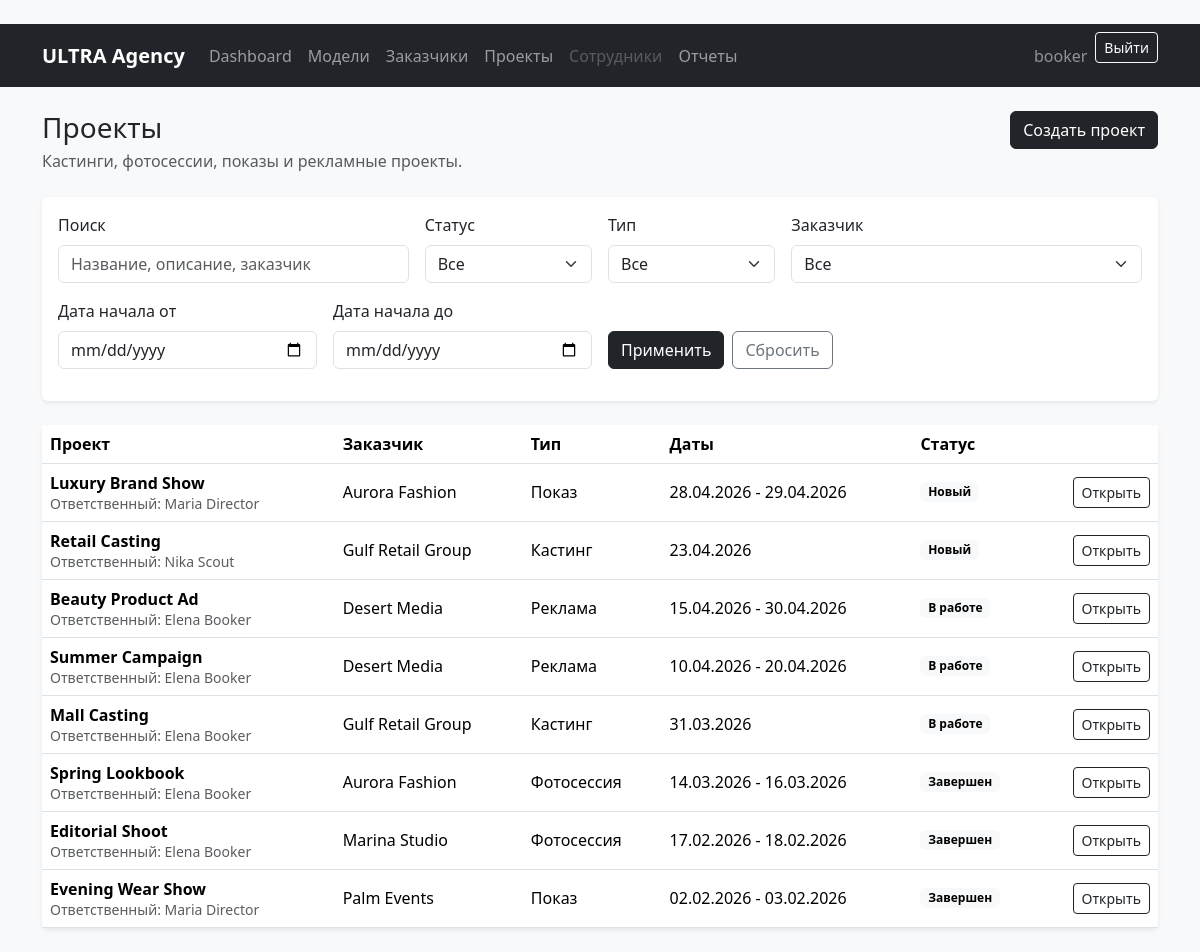
Page /projects/ (signed in) on the earlier database version.
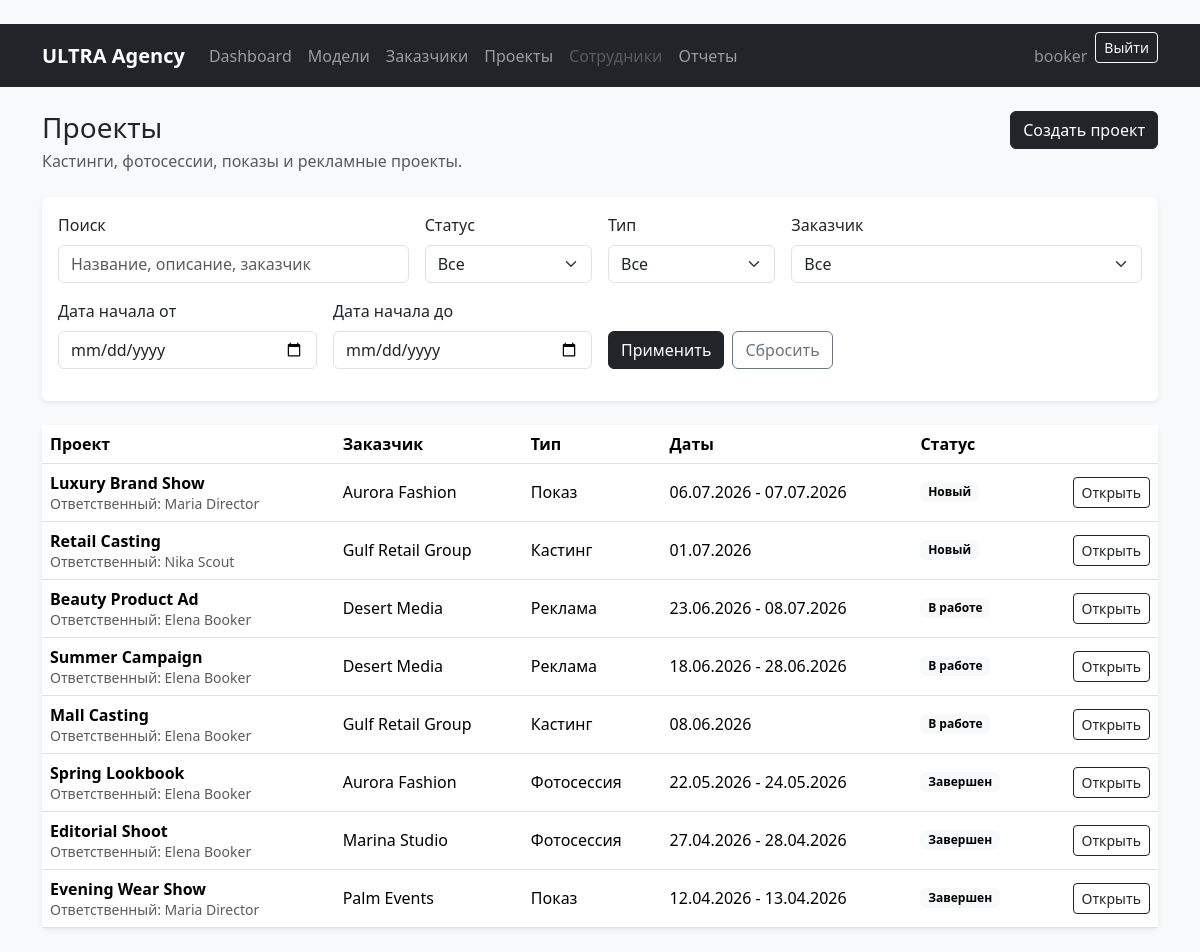
Same page on the later database version.
### projects/models.py (models this page shows, shortened)
class Project(db_models.Model):
    class ProjectType(db_models.TextChoices):
        CASTING = 'casting', 'Кастинг'
        PHOTOSESSION = 'photosession', 'Фотосессия'
        SHOW = 'show', 'Показ'
        ADVERTISING = 'advertising', 'Реклама'
    class Status(db_models.TextChoices):
        NEW = 'new', 'Новый'
        IN_PROGRESS = 'in_progress', 'В работе'
        COMPLETED = 'completed', 'Завершен'
        CANCELED = 'canceled', 'Отменен'
    title = db_models.CharField('Название', max_length=200)
    client = db_models.ForeignKey(
        Client,
        on_delete=db_models.PROTECT,
        related_name='projects',
        verbose_name='Заказчик',
    )
    project_type = db_models.CharField(
        'Тип проекта',
        max_length=20,
        choices=ProjectType.choices,
        default=ProjectType.CASTING,
    )
    description = db_models.TextField('Описание', blank=True)
    start_date = db_models.DateField('Дата начала')
    end_date = db_models.DateField('Дата окончания', null=True, blank=True)
    status = db_models.CharField(
        'Статус',
        max_length=20,
        choices=Status.choices,
        default=Status.NEW,
    )
    budget = db_models.DecimalField(
        'Бюджет / выручка',
        max_digits=12,
        decimal_places=2,
        default=0,
    )
    responsible_employee = db_models.ForeignKey(
        EmployeeProfile,
        on_delete=db_models.SET_NULL,
        null=True,
        blank=True,
        related_name='projects',
        verbose_name='Ответственный сотрудник',
    )
    models = db_models.ManyToManyField(
        ModelCard,
        through='Participation',
        related_name='projects',
        verbose_name='Модели',
        blank=True,
    )
    notes = db_models.TextField('Заметки', blank=True)
    created_at = db_models.DateTimeField('Дата создания', auto_now_add=True)
    updated_at = db_models.DateTimeField('Дата обновления', auto_now=True)
    class Meta:
        verbose_name = 'Проект'
        verbose_name_plural = 'Проекты'
        ordering = ['-start_date', 'title']

### employees/models.py (models this page shows)
class EmployeeProfile(models.Model):
    class Role(models.TextChoices):
        DIRECTOR = 'director', 'Директор агентства'
        BOOKER = 'booker', 'Букер'
        SCOUT = 'scout', 'Скаут'
        ADMIN = 'admin', 'Системный администратор'
    user = models.OneToOneField(
        settings.AUTH_USER_MODEL,
        on_delete=models.CASCADE,
        related_name='employee_profile',
        verbose_name='Пользователь',
    )
    role = models.CharField(
        'Роль',
        max_length=20,
        choices=Role.choices,
        default=Role.SCOUT,
    )
    phone = models.CharField('Телефон', max_length=30, blank=True)
    hire_date = models.DateField('Дата приема', null=True, blank=True)
    is_active = models.BooleanField('Активен', default=True)
    notes = models.TextField('Заметки', blank=True)
    class Meta:
        verbose_name = 'Профиль сотрудника'
        verbose_name_plural = 'Профили сотрудников'
        ordering = ['user__last_name', 'user__first_name', 'user__username']
    def __str__(self):
        full_name = self.user.get_full_name()
        return full_name or self.user.get_username()

### clients/models.py (models this page shows, shortened)
class Client(models.Model):
    name = models.CharField('Название / имя заказчика', max_length=150)
    contact_person = models.CharField('Контактное лицо', max_length=120, blank=True)
    phone = models.CharField('Телефон', max_length=30, blank=True)
    email = models.EmailField('Email', blank=True)
    city = models.CharField('Город', max_length=100, blank=True)
    notes = models.TextField('Заметки', blank=True)
    created_at = models.DateTimeField('Дата добавления', auto_now_add=True)
    updated_at = models.DateTimeField('Дата обновления', auto_now=True)
    class Meta:
        verbose_name = 'Заказчик'
        verbose_name_plural = 'Заказчики'
        ordering = ['name']

### projects/views.py (the view)
# urls.py: path('', ProjectListView.as_view(), name='project_list'),
class ProjectListView(RoleRequiredMixin, ListView):
    model = Project
    template_name = 'projects/project_list.html'
    context_object_name = 'projects'
    paginate_by = 12
    allowed_roles = PROJECT_VIEW_ROLES
    def get_queryset(self):
        queryset = Project.objects.select_related('client', 'responsible_employee')
        query = self.request.GET.get('q', '').strip()
        status = self.request.GET.get('status', '').strip()
        project_type = self.request.GET.get('project_type', '').strip()
        client = self.request.GET.get('client', '').strip()
        start_from = self.request.GET.get('start_from', '').strip()
        start_to = self.request.GET.get('start_to', '').strip()
        if query:
            queryset = queryset.filter(
                Q(title__icontains=query)
                | Q(description__icontains=query)
                | Q(client__name__icontains=query)
            )
        if status:
            queryset = queryset.filter(status=status)
        if project_type:
            queryset = queryset.filter(project_type=project_type)
        if client.isdigit():
            queryset = queryset.filter(client_id=int(client))
        if start_from:
            queryset = queryset.filter(start_date__gte=start_from)
        if start_to:
            queryset = queryset.filter(start_date__lte=start_to)
        return queryset
    def get_context_data(self, **kwargs):
        context = super().get_context_data(**kwargs)
        context['status_choices'] = Project.Status.choices
        context['type_choices'] = Project.ProjectType.choices
        context['clients'] = Client.objects.all()
        context['current_filters'] = self.request.GET.copy()
        context['can_manage_projects'] = user_has_any_role(self.request.user, PROJECT_CRUD_ROLES)
        return context

### core/mixins.py (called while the page is built)
    def test_func(self):
        return user_has_any_role(self.request.user, self.allowed_roles)

### core/permissions.py (called while the page is built)
def get_user_role(user):
    if not user.is_authenticated or not user.is_active:
        return None
    if user.is_superuser:
        return ROLE_ADMIN
    try:
        profile = user.employee_profile
    except EmployeeProfile.DoesNotExist:
        return None
    if not profile.is_active:
        return None
    return profile.role

def user_has_any_role(user, roles):
    role = get_user_role(user)
    return role in roles

### templates/projects/project_list.html (shortened to what this page needs)
{% extends 'base.html' %}
{% block content %}
<div class="d-flex flex-column flex-md-row justify-content-between gap-3 mb-4">
    <div>
        <h1 class="h3 mb-1">Проекты</h1>
        <p class="text-muted mb-0">Кастинги, фотосессии, показы и рекламные проекты.</p>
    </div>
    {% if can_manage_projects %}
        <div>
            <a class="btn btn-dark" href="{% url 'projects:project_create' %}">Создать проект</a>
        </div>
    {% endif %}
</div>
<div class="card border-0 shadow-sm mb-4">
    <div class="card-body">
        <form method="get" class="row g-3">
            <div class="col-md-4">
                <label class="form-label" for="q">Поиск</label>
                <input class="form-control" type="text" id="q" name="q" value="{{ request.GET.q }}" placeholder="Название, описание, заказчик">
            </div>
            <div class="col-md-2">
                <label class="form-label" for="status">Статус</label>
                <select class="form-select" id="status" name="status">
                    <option value="">Все</option>
                </select>
            </div>
            <div class="col-md-2">
                <label class="form-label" for="project_type">Тип</label>
                <select class="form-select" id="project_type" name="project_type">
                    <option value="">Все</option>
                </select>
            </div>
            <div class="col-md-4">
                <label class="form-label" for="client">Заказчик</label>
                <select class="form-select" id="client" name="client">
                    <option value="">Все</option>
                </select>
            </div>
            <div class="col-md-3">
                <label class="form-label" for="start_from">Дата начала от</label>
                <input class="form-control" type="date" id="start_from" name="start_from" value="{{ request.GET.start_from }}">
            </div>
            <div class="col-md-3">
                <label class="form-label" for="start_to">Дата начала до</label>
                <input class="form-control" type="date" id="start_to" name="start_to" value="{{ request.GET.start_to }}">
            </div>
            <div class="col-md-6 d-flex align-items-end gap-2">
                <button class="btn btn-dark" type="submit">Применить</button>
                <a class="btn btn-outline-secondary" href="{% url 'projects:project_list' %}">Сбросить</a>
            </div>
        </form>
    </div>
</div>
{% if projects %}
    <div class="card border-0 shadow-sm">
        <div class="table-responsive">
            <table class="table align-middle mb-0">
                <thead>
                <tr>
                    <th>Проект</th>
                    <th>Заказчик</th>
                    <th>Тип</th>
                    <th>Даты</th>
                    <th>Статус</th>
                    <th></th>
                </tr>
                </thead>
                <tbody>
                {% for project in projects %}
                    <tr>
                        <td>
                            <strong>{{ project.title }}</strong>
                            <div class="small text-muted">Ответственный: {{ project.responsible_employee|default:'Не назначен' }}</div>
                        </td>
                        <td>{{ project.client.name }}</td>
                        <td>{{ project.get_project_type_display }}</td>
                        <td>{{ project.start_date|date:'d.m.Y' }}{% if project.end_date %} - {{ project.end_date|date:'d.m.Y' }}{% endif %}</td>
                        <td><span class="badge text-bg-light">{{ project.get_status_display }}</span></td>
                        <td class="text-end">
                            <a class="btn btn-outline-dark btn-sm" href="{% url 'projects:project_detail' project.pk %}">Открыть</a>
                        </td>
                    </tr>
                {% endfor %}
                </tbody>
            </table>
        </div>
    </div>
{% endif %}
{% endblock %}

Differences in the rows shown:
changed Project "Luxury Brand Show": start_date "28.04.2026" → "06.07.2026"; end_date "29.04.2026" → "07.07.2026"
changed Project "Retail Casting": start_date "23.04.2026" → "01.07.2026"
changed Project "Beauty Product Ad": start_date "15.04.2026" → "23.06.2026"; end_date "30.04.2026" → "08.07.2026"
changed Project "Summer Campaign": start_date "10.04.2026" → "18.06.2026"; end_date "20.04.2026" → "28.06.2026"
changed Project "Mall Casting": start_date "31.03.2026" → "08.06.2026"
changed Project "Spring Lookbook": start_date "14.03.2026" → "22.05.2026"; end_date "16.03.2026" → "24.05.2026"
changed Project "Editorial Shoot": start_date "17.02.2026" → "27.04.2026"; end_date "18.02.2026" → "28.04.2026"
changed Project "Evening Wear Show": start_date "02.02.2026" → "12.04.2026"; end_date "03.02.2026" → "13.04.2026"
